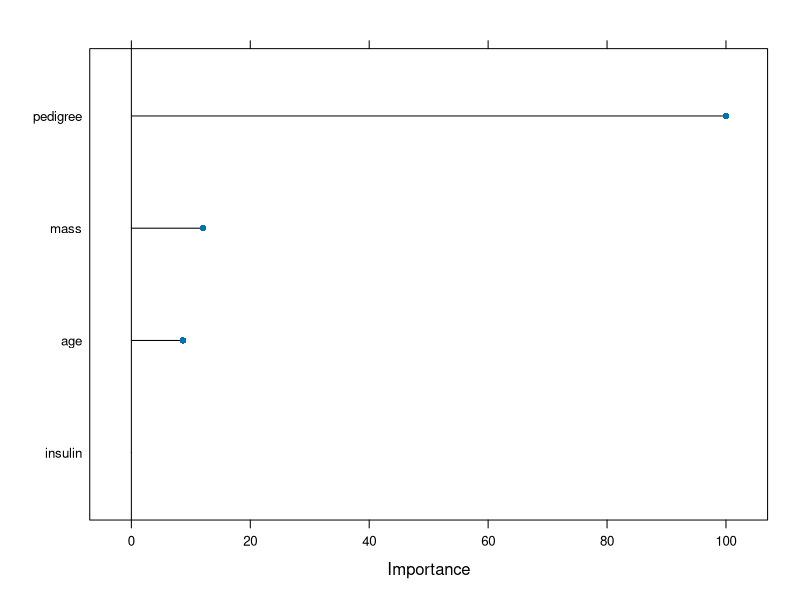

Generate this figure with R: (Note: this script raises an error after producing the figure.)
## ---- chunk 1
knitr::opts_chunk$set(message = FALSE, warning = FALSE)
## ---- chunk 2
library(mlbench)
library(tidyverse)
library(caret)
data(PimaIndiansDiabetes)
df <- tibble(PimaIndiansDiabetes)
## ---- chunk 3
df <- df %>% select(-pregnant, -glucose, -pressure, -triceps)
df <- df %>% rename(target=diabetes)
df <- df %>% 
  mutate(target = as.factor(target),
  )
splitIndex <- createDataPartition(df$target, p = .70, 
                                  list = FALSE)
df_train <- df[ splitIndex,]
df_test <- df[-splitIndex,]
## ---- chunk 4
model1 <- train(target~., data=df_train, 
                method = "glmnet",
                maxdepth=3)
pred <- predict(model1, df_test)
cm <- confusionMatrix(data = pred, reference = df_test$target)
cm$overall[1]
varImp(model1)
plot(varImp(model1))
## ---- chunk 5
model2 <- train(target~., data=df_train, 
                method = "lda",
                maxdepth=3)
pred <- predict(model2, df_test)
cm <- confusionMatrix(data = pred, reference = df_test$target)
cm$overall[1]
## ---- chunk 6
model3 <- train(target~., data=df_train, 
                method = "mda",
                maxdepth=3)
pred <- predict(model3, df_test)
cm <- confusionMatrix(data = pred, reference = df_test$target)
cm$overall[1]
